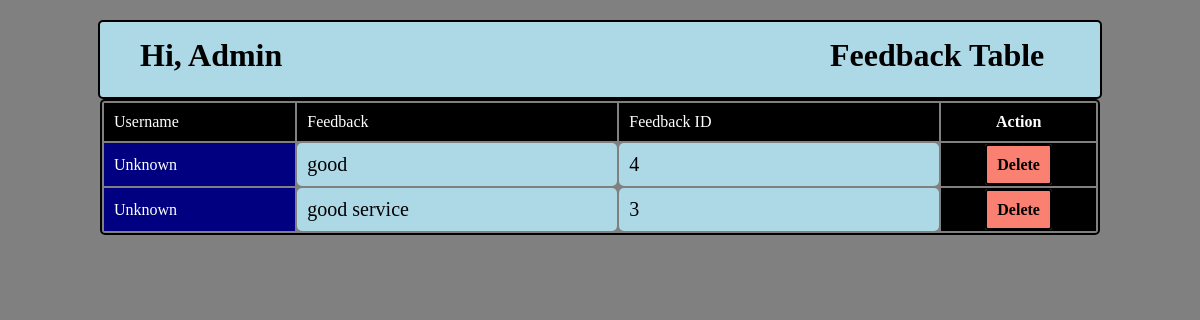
Page /admin/feedbacklist.php on the committed database.
### tables this page shows
CREATE TABLE `feedback` (
  `feedbackid` int(11) NOT NULL,
  `feedback` varchar(255) NOT NULL
);

### admin/feedbacklist.php (the view, shortened to what this page needs)
<!DOCTYPE html>
<html lang="en">
<head>
</head>
<body id="body">
    <h1 id="hiadmin"><b id="admintext">Hi, Admin</b><b id="feedbacktable">Feedback Table</b></h1>
    <table id="table">
    <tr id="title">
    <td id="tdspace" class="titleusername">Username</td>
    <td id="tdspace" class="titlefeedback">Feedback</td>
    <td id="tdspace" class="titlefeedback">Feedback ID</td>
    <th id="tdspace" class="titleaction">Action</th>
    </tr>
        <?php
        global $conn;
        $query="Select feedback,feedbackid from feedback order by feedbackid desc";
        $go_query=mysqli_query($conn,$query);
        while($row=mysqli_fetch_array($go_query))
        {
                $feedback =$row['feedback'];
                $feedbackid =$row['feedbackid'];
                echo "<td id='dataspace' class='username'>Unknown</td>";
        ?></b>
    <form action="" method="post" class="formfeedbacklist" title="User's Feedback">
        <div class="card">
            <?php
            echo "<td class='formfeedbacklist' id='dataspace'>{$feedback}</td>";
            echo "<td class='formfeedbacklist' id='dataspace'>{$feedbackid}</td>";
            ?>
        </div>
    </form>
    <div id="dateandtime" title="Date And Time">
        <?php
        echo "<th id='deletecoloumn'><a href='feedbacklist.php?action=delete&feedbackid={$feedbackid}' class='btn btn-danger' id='delete' onclick='return confirm('Are you sure?')'>Delete</a></th>";
    }
        ?>
    </div>
    </table>
</body>
</html>

### admin/feedbacklist.php (style rules this page uses)
#body { background-color: grey; }
#hiadmin { width: 1000px; height: 60px; margin: 0 auto; padding-top: 15px; margin-top: 20px; color: black; border: 2px solid black; border-radius: 5px; background-color: lightblue; }
#admintext { color: black; margin-left: 40px; }
#feedbacktable { width: 260px; height: 60px; float: right; margin-right: 10px; }
#table { width: 1000px; height: 100%; margin: 0 auto; border: 2px solid black; border-radius: 5px; }
#title { color: white; background-color: black; }
.username { color: white; background-color: navy; }
.formfeedbacklist { width: 300px; height: 100%; color: black; background-color: lightblue; font-size: 20px; border-radius: 5px; padding: 5px; }
#tdspace { padding: 10px; }
#dataspace { padding: 10px; }
#deletecoloumn { background-color: black; }
#delete { color: black; background-color: salmon; text-decoration: none; border: 2px solid black; border-radius: 3px; padding: 10px; }

### rows in the picture
feedback: feedback "good", feedbackid "4"
feedback: feedback "good service", feedbackid "3"
